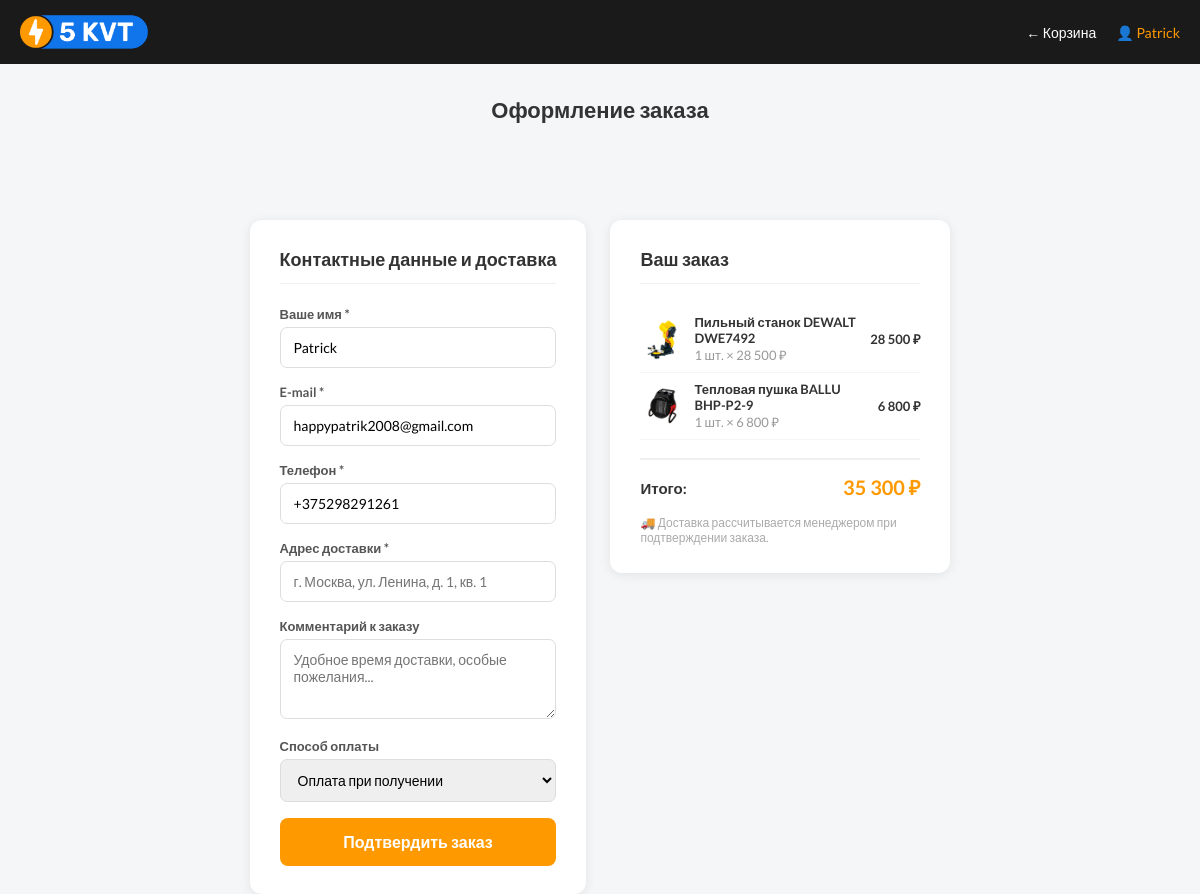
The app's page /5kvt-shop/checkout.php (signed in) with its own data.
### tables this page shows
CREATE TABLE `users` (
  `id` int UNSIGNED NOT NULL,
  `name` varchar(120) NOT NULL,
  `email` varchar(180) NOT NULL,
  `phone` varchar(30) DEFAULT NULL,
  `password` varchar(255) NOT NULL,
  `role` enum('user','admin') DEFAULT 'user',
  `created_at` timestamp NULL DEFAULT CURRENT_TIMESTAMP
);

CREATE TABLE `products` (
  `id` int UNSIGNED NOT NULL,
  `category_id` int UNSIGNED NOT NULL,
  `brand` varchar(120) NOT NULL,
  `name` varchar(255) NOT NULL,
  `description` text,
  `price` decimal(10,2) NOT NULL,
  `old_price` decimal(10,2) DEFAULT NULL,
  `image` varchar(255) DEFAULT 'images/cordless-drill-driver.png',
  `is_new` tinyint(1) DEFAULT '0',
  `is_promo` tinyint(1) DEFAULT '0',
  `stock` int UNSIGNED DEFAULT '10',
  `created_at` timestamp NULL DEFAULT CURRENT_TIMESTAMP
);

### 5kvt-shop/models/UserModel.php (called while the page is built, shortened)
<?php
class UserModel {
    public static function getById(int $id): ?array {
        $db   = DB::getConnection();
        $stmt = $db->prepare("SELECT id, name, email, phone, role, created_at FROM users WHERE id = :id LIMIT 1");
        $stmt->execute([':id' => $id]);
        $row  = $stmt->fetch();
        return $row ?: null;
    }
}

### 5kvt-shop/models/ProductModel.php (called while the page is built, shortened)
<?php
class ProductModel {
    public static function getByIds(array $ids): array {
        $db          = DB::getConnection();
        $placeholders = implode(',', array_fill(0, count($ids), '?'));
        $stmt        = $db->prepare(
            "SELECT p.*, c.name AS category_name
             FROM products p
             JOIN categories c ON p.category_id = c.id
             WHERE p.id IN ($placeholders)"
        );
        $stmt->execute(array_values($ids));
        $result = [];
        foreach ($stmt->fetchAll() as $row) {
            $result[$row['id']] = $row;
        }
        return $result;
    }
}

### 5kvt-shop/checkout.php (the view, shortened to what this page needs)
<?php
require_once 'models/ProductModel.php';
$cartProducts = ProductModel::getByIds(array_keys($_SESSION['cart']));
$total = 0;
foreach ($_SESSION['cart'] as $pid => $qty) {
    if (isset($cartProducts[$pid])) {
        $total += $cartProducts[$pid]['price'] * $qty;
    }
}
$success = false;
$orderId = null;
$prefill = [
    'name'    => '',
    'email'   => '',
    'phone'   => '',
    'address' => '',
    'comment' => '',
];
if (!empty($_SESSION['user_id'])) {
    require_once 'models/UserModel.php';
    $user = UserModel::getById((int) $_SESSION['user_id']);
    if ($user) {
        $prefill['name']  = $user['name'];
        $prefill['email'] = $user['email'];
        $prefill['phone'] = $user['phone'] ?? '';
    }
}
?>
<!DOCTYPE html>
<html lang="ru">
<head>
  <link rel="stylesheet" href="style(1).css">
</head>
<body>
  <header style="background:#1a1a1a;padding:14px 0;">
    <div style="max-width:1200px;margin:0 auto;padding:0 20px;display:flex;align-items:center;justify-content:space-between;">
      <a href="index.php"><img src="images/5kvt-brand-logo.png" alt="5КВТ" style="height:36px;"></a>
      <nav style="display:flex;gap:20px;align-items:center;">
        <a href="cart.php" style="color:#fff;text-decoration:none;font-size:14px;">← Корзина</a>
        <?php if (!empty($_SESSION['user_id'])): ?>
          <a href="profile.php" style="color:#ff9900;text-decoration:none;font-size:14px;">
            👤 <?= htmlspecialchars($_SESSION['user_name']) ?>
          </a>
        <?php else: ?>
          <a href="auth.php" style="color:#ff9900;text-decoration:none;font-size:14px;">Войти</a>
        <?php endif; ?>
      </nav>
    </div>
  </header>
  <?php if ($success): ?>
  <div class="success-wrap">
    <div class="success-box-big">
      <div class="success-icon">✅</div>
      <h1 style="font-size:22px;font-weight:700;margin:20px 0 10px;">Заказ №<?= $orderId ?> оформлен!</h1>
      <p style="color:#666;font-size:15px;margin-bottom:28px;">
        Мы свяжемся с вами для подтверждения. Спасибо за покупку!
      </p>
      <a href="index.php" style="display:inline-block;padding:12px 30px;background:#ff9900;color:#fff;border-radius:7px;text-decoration:none;font-weight:700;">
        Вернуться в каталог
      </a>
      <?php if (!empty($_SESSION['user_id'])): ?>
        <br><a href="profile.php" style="display:inline-block;margin-top:12px;color:#888;font-size:13px;text-decoration:none;">
          История заказов →
        </a>
      <?php endif; ?>
    </div>
  </div>
  <?php else: ?>
  <div style="max-width:860px;margin:32px auto;padding:0 15px;">
    <h1 style="font-size:22px;font-weight:700;margin-bottom:24px;">Оформление заказа</h1>
  </div>
  <div class="co-wrap">
    <div class="co-box">
      <h2>Контактные данные и доставка</h2>
      <form method="POST" action="checkout.php">
        <div class="form-group">
          <label>Ваше имя *</label>
          <input type="text" name="name" required
                 value="<?= htmlspecialchars($prefill['name']) ?>"
                 placeholder="Иван Иванов">
        </div>
        <div class="form-group">
          <label>E-mail *</label>
          <input type="email" name="email" required
                 value="<?= htmlspecialchars($prefill['email']) ?>"
                 placeholder="example@mail.ru">
        </div>
        <div class="form-group">
          <label>Телефон *</label>
          <input type="tel" name="phone" required
                 value="<?= htmlspecialchars($prefill['phone']) ?>"
                 placeholder="+7 (999) 000-00-00">
        </div>
        <div class="form-group">
          <label>Адрес доставки *</label>
          <input type="text" name="address" required
                 value="<?= htmlspecialchars($prefill['address']) ?>"
                 placeholder="г. Москва, ул. Ленина, д. 1, кв. 1">
        </div>
        <div class="form-group">
          <label>Комментарий к заказу</label>
          <textarea name="comment" placeholder="Удобное время доставки, особые пожелания..."><?= htmlspecialchars($prefill['comment']) ?></textarea>
        </div>
        <div class="form-group">
          <label>Способ оплаты</label>
          <select style="width:100%;padding:11px 13px;border:1px solid #ddd;border-radius:7px;font-size:14px;font-family:inherit;">
            <option>Оплата при получении</option>
          </select>
        </div>
        <button type="submit" class="btn-place">Подтвердить заказ</button>
      </form>
    </div>
    <div>
      <div class="co-box" style="position:sticky;top:20px;">
        <h2>Ваш заказ</h2>
        <?php foreach ($_SESSION['cart'] as $pid => $qty): ?>
          <?php $p = $cartProducts[$pid] ?? null; if (!$p) continue; ?>
          <div class="order-item">
            <img src="<?= htmlspecialchars($p['image']) ?>" alt="">
            <div style="flex:1;">
              <div style="font-weight:600;"><?= htmlspecialchars($p['name']) ?></div>
              <div style="color:#999;"><?= $qty ?> шт. × <?= number_format($p['price'], 0, '.', ' ') ?> ₽</div>
            </div>
            <div style="font-weight:700;white-space:nowrap;">
              <?= number_format($p['price'] * $qty, 0, '.', ' ') ?> ₽
            </div>
          </div>
        <?php endforeach; ?>
        <div style="margin-top:18px;padding-top:14px;border-top:2px solid #f0f0f0;
                    display:flex;justify-content:space-between;align-items:center;">
          <span style="font-size:15px;font-weight:600;">Итого:</span>
          <span style="font-size:20px;font-weight:700;color:#ff9900;">
            <?= number_format($total, 0, '.', ' ') ?> ₽
          </span>
        </div>
        <div style="margin-top:14px;font-size:12px;color:#aaa;">
          🚚 Доставка рассчитывается менеджером при подтверждении заказа.
        </div>
      </div>
    </div>
  </div>
  <?php endif; ?>
</body>
</html>

### 5kvt-shop/style(1).css (style rules this page uses)
* { box-sizing: border-box; margin: 0; padding: 0; }
html, body { height: 100%; }
body { font-family: 'Lato', Arial, sans-serif; font-size: 14px; font-weight: 400; color: #333; background-color: #fff; display: flex; flex-direction: column; -webkit-font-smoothing: antialiased; -moz-osx-font-smoothing: grayscale; }
a { text-decoration: none; color: inherit; }
button, input { font-family: inherit; border: none; background: none; outline: none; }
img { display: block; max-width: 100%; height: auto; }

### 5kvt-shop/checkout.php (style rules this page uses)
body { background: #f4f6f8; font-family: 'Lato', sans-serif; }
.co-wrap { max-width: 860px; margin: 40px auto; padding: 0 15px; display: grid; grid-template-columns: 1fr 340px; gap: 24px; }
.co-box { background: #fff; border-radius: 12px; box-shadow: 0 2px 12px rgba(0,0,0,.08); padding: 28px 30px; }
.co-box h2 { font-size: 18px; font-weight: 700; margin: 0 0 22px; padding-bottom: 12px; border-bottom: 1px solid #f0f0f0; }
.form-group { margin-bottom: 16px; }
.form-group label { display: block; font-size: 13px; font-weight: 600; color: #555; margin-bottom: 5px; }
.form-group input, .form-group textarea { width: 100%; box-sizing: border-box; padding: 11px 13px; border: 1px solid #ddd; border-radius: 7px; font-size: 14px; font-family: inherit; }
.form-group textarea { resize: vertical; min-height: 80px; }
.btn-place { width: 100%; padding: 14px; background: #ff9900; color: #fff; font-size: 16px; font-weight: 700; border: none; border-radius: 8px; cursor: pointer; }
.order-item { display: flex; gap: 10px; align-items: center; padding: 8px 0; border-bottom: 1px solid #f5f5f5; font-size: 13px; }
.order-item img { width: 44px; height: 44px; object-fit: contain; flex-shrink: 0; }

### records on screen
users: name "Patrick", email "happypatrik2008@gmail.com", phone "+375298291261"
products: image (picture), name "Пильный станок DEWALT DWE7492"

### other values on screen
$_SESSION['user_name'] "Patrick"
$qty "1"
$p['price'] "28 500"
$p['price'] * $qty "28 500"
$p['name'] "Тепловая пушка BALLU BHP-P2-9"
$p['price'] "6 800"
$p['price'] * $qty "6 800"
$total "35 300"
